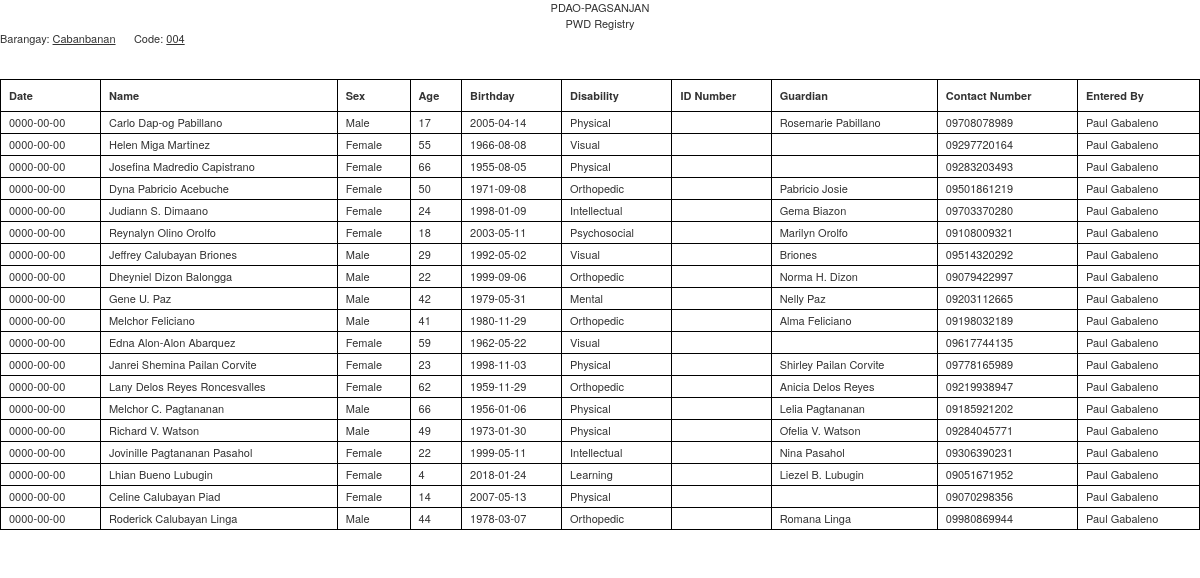
The page /superadmin/barangay-summary-report-no-number.php?barangay-summary=Cabanbanan on the database its author committed.
### tables this page shows
CREATE TABLE `pwd_table` (
  `pwd_id` int(11) NOT NULL,
  `pwd_number` varchar(255) NOT NULL,
  `pwd_lastname` varchar(255) NOT NULL,
  `pwd_firstname` varchar(255) NOT NULL,
  `pwd_middlename` varchar(255) NOT NULL,
  `pwd_suffix` varchar(255) DEFAULT NULL,
  `date_applied` date NOT NULL,
  `pwd_birthday` date DEFAULT NULL,
  `pwd_age` int(11) NOT NULL,
  `pwd_birthplace` varchar(255) NOT NULL,
  `pwd_sex` varchar(255) NOT NULL,
  `pwd_religion` varchar(255) NOT NULL,
  `pwd_ethnic_group` varchar(255) NOT NULL,
  `pwd_civil_status` varchar(255) NOT NULL,
  `pwd_blood_type` varchar(255) NOT NULL,
  `pwd_disability_type` varchar(255) NOT NULL,
  `pwd_disability_cause` varchar(255) NOT NULL,
  `pwd_house_street` varchar(255) NOT NULL,
  `pwd_barangay` varchar(255) NOT NULL,
  `pwd_landline` varchar(255) DEFAULT NULL,
  `pwd_mobile` varchar(11) DEFAULT NULL,
  `pwd_email` varchar(255) DEFAULT NULL,
  `pwd_education` varchar(255) NOT NULL,
  `pwd_employment_status` varchar(255) NOT NULL,
  `pwd_occupation` varchar(255) NOT NULL,
  `pwd_employment_category` varchar(255) DEFAULT NULL,
  `pwd_employment_type` varchar(255) DEFAULT NULL,
  `pwd_organization` varchar(255) DEFAULT NULL,
  `pwd_organization_contact` varchar(255) DEFAULT NULL,
  `pwd_organization_address` varchar(255) DEFAULT NULL,
  `pwd_organization_telephone` varchar(255) DEFAULT NULL,
  `pwd_sss` varchar(255) DEFAULT NULL,
  `pwd_gsis` varchar(255) DEFAULT NULL,
  `pwd_pagibig` varchar(255) DEFAULT NULL,
  `pwd_philhealth` varchar(255) DEFAULT NULL,
  `pwd_father_lastname` varchar(255) DEFAULT NULL,
  `pwd_father_firstname` varchar(255) DEFAULT NULL,
  `pwd_father_middlename` varchar(255) DEFAULT NULL,
  `pwd_mother_lastname` varchar(255) DEFAULT NULL,
  `pwd_mother_firstname` varchar(255) DEFAULT NULL,
  `pwd_mother_middlename` varchar(255) DEFAULT NULL,
  `pwd_guardian_lastname` varchar(255) DEFAULT NULL,
  `pwd_guardian_firstname` varchar(255) DEFAULT NULL,
  `pwd_guardian_middlename` varchar(255) DEFAULT NULL,
  `pwd_guardian_contact` varchar(255) DEFAULT NULL,
  `accomplished_lastname` varchar(255) NOT NULL,
  `accomplished_firstname` varchar(255) NOT NULL,
  `accomplished_middlename` varchar(255) NOT NULL,
  `reporting_unit` varchar(255) DEFAULT NULL,
  `registration_number` varchar(255) DEFAULT NULL,
  `pwd_living` varchar(255) NOT NULL,
  `pwd_spouse_name` varchar(255) DEFAULT NULL,
  `pwd_spouse_age` int(11) DEFAULT NULL,
  `pwd_support` varchar(255) DEFAULT NULL,
  `pwd_pensioner` varchar(255) DEFAULT NULL,
  `pwd_pensioner_type` varchar(255) DEFAULT NULL,
  `pwd_pension_monthly` varchar(255) DEFAULT NULL,
  `pwd_income_source` varchar(255) NOT NULL,
  `pwd_income_monthly` varchar(255) DEFAULT NULL,
  `interviewed_by` varchar(255) NOT NULL,
  `pwd_remarks` mediumtext,
  `pwd_accessibility` varchar(255) DEFAULT NULL,
  `pwd_services` varchar(255) DEFAULT NULL,
  `pwd_disability_cause_others` varchar(255) DEFAULT NULL
);

### superadmin/barangay-summary-report-no-number.php (the view, shortened to what this page needs)
<?php
  include "../config.php";
  if (isset($_GET['barangay-summary'])) {
  	$barangay = $_GET['barangay-summary'];
  }
?>
<!DOCTYPE html>
<html>
<head>
  	<link rel="stylesheet" type="text/css" href="../plugins/bootstrap/css/bootstrap.min.css">
</head>
<body>
	<?php
		if ($barangay == "Anibong") {
			$code = "001";
		}
		elseif($barangay == "Biñan"){
			$code = "002";
		}
		elseif($barangay == "Buboy"){
			$code = "003";
		}
		elseif($barangay == "Cabanbanan"){
			$code = "004";
		}
		elseif($barangay == "Calusiche"){
			$code = "005";
		}
		elseif($barangay == "Dingin"){
			$code = "006";
		}
		elseif($barangay == "Lambac"){
			$code = "007";
		}
		elseif($barangay == "Layugan"){
			$code = "008";
		}
		elseif($barangay == "Magdapio"){
			$code = "009";
		}
		elseif($barangay == "Maulawin"){
			$code = "010";
		}
		elseif($barangay == "Pinagsanjan"){
			$code = "011";
		}
		elseif($barangay == "Barangay I"){
			$code = "012";
		}
		elseif($barangay == "Barangay II"){
			$code = "013";
		}
		elseif($barangay == "Sabang"){
			$code = "014";
		}
		elseif($barangay == "Sampaloc"){
			$code = "015";
		}
		elseif($barangay == "San Isidro"){
			$code = "016";
		}
	?>
<div class="container-fluid ">
	<div class="row">
		<div class="col-12 text-center">
			PDAO-PAGSANJAN<br>
			PWD Registry
		</div>
	</div>
	<div class="row pb-5">
		<div class="col-12">
			Barangay: <u><?php echo $barangay; ?></u> &nbsp;&nbsp;&nbsp;&nbsp; Code: <u><?php echo $code; ?></u>
			<br><br><br>
		</div>
	</div>
	<div class="row">
		<div class="table-responsive">
		<table class="differentTable table">
			<tr>
				<th>Date</th>
				<th>Name</th>
				<th>Sex</th>
				<th>Age</th>
				<th>Birthday</th>
				<th>Disability</th>
				<th>ID Number</th>
				<th>Guardian</th>
				<th>Contact Number</th>
				<th>Entered By</th>
			</tr>
			<tbody>
			<?php
				$result = mysqli_query($con, "SELECT * FROM pwd_table where pwd_barangay='$barangay' and pwd_number=''");
				while ($col = mysqli_fetch_assoc($result)) {
			?>
				<tr>
					<td><?php echo $col['date_applied'];?></td>
					<td><?php echo $col['pwd_firstname']." ".$col['pwd_middlename']." ". $col['pwd_lastname'];?></td>
					<td><?php echo $col['pwd_sex'];?></td>
					<td><?php echo $col['pwd_age'];?></td>
					<td><?php echo $col['pwd_birthday'];?></td>
					<?php
						$chop_disability = explode(",",$col['pwd_disability_type']);
						$formal_disability = implode(", ",$chop_disability);
					?>
					<td><?php echo $formal_disability;?></td>
					<td><?php echo $col['pwd_number'];?></td>
					<?php
					$pwd_father_lastname = $col['pwd_father_lastname'];
					$pwd_father_firstname = $col['pwd_father_firstname'];
					$pwd_father_middlename = $col['pwd_father_middlename'];
					$father_fullname = $pwd_father_firstname." ".$pwd_father_middlename." ".$pwd_father_lastname;
					$pwd_mother_lastname = $col['pwd_mother_lastname'];
					$pwd_mother_firstname = $col['pwd_mother_firstname'];
					$pwd_mother_middlename = $col['pwd_mother_middlename'];
					$mother_fullname = $pwd_mother_firstname." ".$pwd_mother_middlename." ".$pwd_mother_lastname;
					$pwd_guardian_lastname = $col['pwd_guardian_lastname'];
					$pwd_guardian_firstname = $col['pwd_guardian_firstname'];
					$pwd_guardian_middlename = $col['pwd_guardian_middlename'];
					$guardian_fullname = $pwd_guardian_firstname." ".$pwd_guardian_middlename." ".$pwd_guardian_lastname;
					if ($pwd_guardian_lastname == "") {
						if ($pwd_mother_lastname == "") {
							if ($pwd_father_lastname =="") {
								$pwd_parent = "";
							}
							else{
								$pwd_parent = $father_fullname;
							}
						}
						else{
							$pwd_parent = $mother_fullname;
						}
					}
					else{
						$pwd_parent = $guardian_fullname;
					}
					?>
					<td><?php echo $pwd_parent;?></td>
					<td><?php echo $col['pwd_mobile'];?></td>
					<td><?php echo $col['interviewed_by'];?></td>
				</tr>
			<?php }?>
			</tbody>
		</table>
		</div>
	</div>
</div>
</body>
</html>

### superadmin/barangay-summary-report-no-number.php (style rules this page uses)
* { -webkit-print-color-adjust: exact !important; color-adjust: exact !important; font-size: 11px; }
.differentTable, .differentTable td, .differentTable th, .differentTable tbody { border: 1px solid black !important; }
td { line-height: 5px !important; min-height: 5px !important; height: 5px !important; }

### rows shown on the page
pwd_table: date_applied "0000-00-00", pwd_firstname "Carlo", pwd_middlename "Dap-og", pwd_lastname "Pabillano", pwd_sex "Male", pwd_age "17", pwd_birthday "2005-04-14", pwd_disability_type "Physical", pwd_parent "Rosemarie Pabillano", pwd_mobile "09708078989", interviewed_by "Paul Gabaleno"
pwd_table: date_applied "0000-00-00", pwd_firstname "Helen", pwd_middlename "Miga", pwd_lastname "Martinez", pwd_sex "Female", pwd_age "55", pwd_birthday "1966-08-08", pwd_disability_type "Visual", pwd_mobile "09297720164", interviewed_by "Paul Gabaleno"
pwd_table: date_applied "0000-00-00", pwd_firstname "Josefina", pwd_middlename "Madredio", pwd_lastname "Capistrano", pwd_sex "Female", pwd_age "66", pwd_birthday "1955-08-05", pwd_disability_type "Physical", pwd_mobile "09283203493", interviewed_by "Paul Gabaleno"
pwd_table: date_applied "0000-00-00", pwd_firstname "Dyna", pwd_middlename "Pabricio", pwd_lastname "Acebuche", pwd_sex "Female", pwd_age "50", pwd_birthday "1971-09-08", pwd_disability_type "Orthopedic", pwd_parent "Pabricio Josie", pwd_mobile "09501861219", interviewed_by "Paul Gabaleno"
pwd_table: date_applied "0000-00-00", pwd_firstname "Judiann", pwd_middlename "S.", pwd_lastname "Dimaano", pwd_sex "Female", pwd_age "24", pwd_birthday "1998-01-09", pwd_disability_type "Intellectual", pwd_parent "Gema Biazon", pwd_mobile "09703370280", interviewed_by "Paul Gabaleno"
pwd_table: date_applied "0000-00-00", pwd_firstname "Reynalyn", pwd_middlename "Olino", pwd_lastname "Orolfo", pwd_sex "Female", pwd_age "18", pwd_birthday "2003-05-11", pwd_disability_type "Psychosocial", pwd_parent "Marilyn Orolfo", pwd_mobile "09108009321", interviewed_by "Paul Gabaleno"
pwd_table: date_applied "0000-00-00", pwd_firstname "Jeffrey", pwd_middlename "Calubayan", pwd_lastname "Briones", pwd_sex "Male", pwd_age "29", pwd_birthday "1992-05-02", pwd_disability_type "Visual", pwd_parent "Briones", pwd_mobile "09514320292", interviewed_by "Paul Gabaleno"
pwd_table: date_applied "0000-00-00", pwd_firstname "Dheyniel", pwd_middlename "Dizon", pwd_lastname "Balongga", pwd_sex "Male", pwd_age "22", pwd_birthday "1999-09-06", pwd_disability_type "Orthopedic", pwd_parent "Norma H. Dizon", pwd_mobile "09079422997", interviewed_by "Paul Gabaleno"
pwd_table: date_applied "0000-00-00", pwd_firstname "Gene", pwd_middlename "U.", pwd_lastname "Paz", pwd_sex "Male", pwd_age "42", pwd_birthday "1979-05-31", pwd_disability_type "Mental", pwd_parent "Nelly Paz", pwd_mobile "09203112665", interviewed_by "Paul Gabaleno"
pwd_table: date_applied "0000-00-00", pwd_firstname "Melchor", pwd_lastname "Feliciano", pwd_sex "Male", pwd_age "41", pwd_birthday "1980-11-29", pwd_disability_type "Orthopedic", pwd_parent "Alma Feliciano", pwd_mobile "09198032189", interviewed_by "Paul Gabaleno"
pwd_table: date_applied "0000-00-00", pwd_firstname "Edna", pwd_middlename "Alon-Alon", pwd_lastname "Abarquez", pwd_sex "Female", pwd_age "59", pwd_birthday "1962-05-22", pwd_disability_type "Visual", pwd_mobile "09617744135", interviewed_by "Paul Gabaleno"
pwd_table: date_applied "0000-00-00", pwd_firstname "Janrei Shemina", pwd_middlename "Pailan", pwd_lastname "Corvite", pwd_sex "Female", pwd_age "23", pwd_birthday "1998-11-03", pwd_disability_type "Physical", pwd_parent "Shirley Pailan Corvite", pwd_mobile "09778165989", interviewed_by "Paul Gabaleno"
pwd_table: date_applied "0000-00-00", pwd_firstname "Lany", pwd_middlename "Delos Reyes", pwd_lastname "Roncesvalles", pwd_sex "Female", pwd_age "62", pwd_birthday "1959-11-29", pwd_disability_type "Orthopedic", pwd_parent "Anicia Delos Reyes", pwd_mobile "09219938947", interviewed_by "Paul Gabaleno"
pwd_table: date_applied "0000-00-00", pwd_firstname "Melchor", pwd_middlename "C.", pwd_lastname "Pagtananan", pwd_sex "Male", pwd_age "66", pwd_birthday "1956-01-06", pwd_disability_type "Physical", pwd_parent "Lelia Pagtananan", pwd_mobile "09185921202", interviewed_by "Paul Gabaleno"
pwd_table: date_applied "0000-00-00", pwd_firstname "Richard", pwd_middlename "V.", pwd_lastname "Watson", pwd_sex "Male", pwd_age "49", pwd_birthday "1973-01-30", pwd_disability_type "Physical", pwd_parent "Ofelia V. Watson", pwd_mobile "09284045771", interviewed_by "Paul Gabaleno"
pwd_table: date_applied "0000-00-00", pwd_firstname "Jovinille", pwd_middlename "Pagtananan", pwd_lastname "Pasahol", pwd_sex "Female", pwd_age "22", pwd_birthday "1999-05-11", pwd_disability_type "Intellectual", pwd_parent "Nina Pasahol", pwd_mobile "09306390231", interviewed_by "Paul Gabaleno"
pwd_table: date_applied "0000-00-00", pwd_firstname "Lhian", pwd_middlename "Bueno", pwd_lastname "Lubugin", pwd_sex "Female", pwd_age "4", pwd_birthday "2018-01-24", pwd_disability_type "Learning", pwd_parent "Liezel B. Lubugin", pwd_mobile "09051671952", interviewed_by "Paul Gabaleno"
pwd_table: date_applied "0000-00-00", pwd_firstname "Celine", pwd_middlename "Calubayan", pwd_lastname "Piad", pwd_sex "Female", pwd_age "14", pwd_birthday "2007-05-13", pwd_disability_type "Physical", pwd_mobile "09070298356", interviewed_by "Paul Gabaleno"
pwd_table: date_applied "0000-00-00", pwd_firstname "Roderick", pwd_middlename "Calubayan", pwd_lastname "Linga", pwd_sex "Male", pwd_age "44", pwd_birthday "1978-03-07", pwd_disability_type "Orthopedic", pwd_parent "Romana Linga", pwd_mobile "09980869944", interviewed_by "Paul Gabaleno"

### other values the page prints
$barangay "Cabanbanan"
$code "004"
